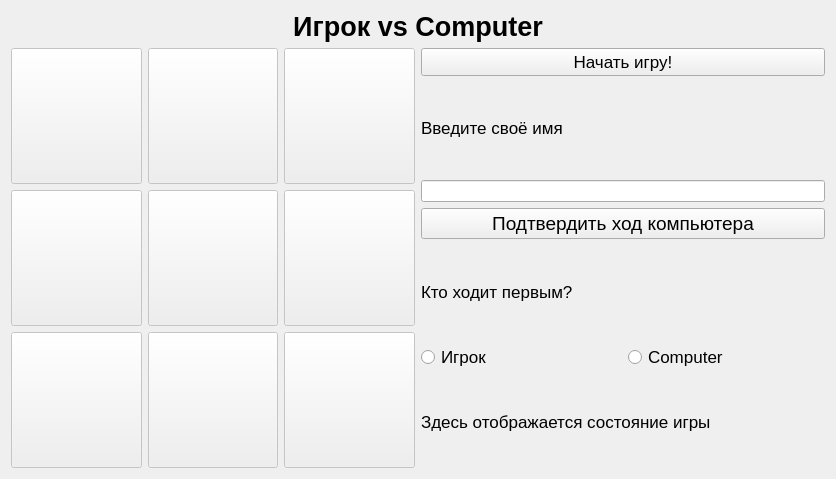
<?xml version="1.0" encoding="UTF-8"?>
<ui version="4.0">
 <class>window_pvc</class>
 <widget class="QDialog" name="window_pvc">
  <property name="geometry">
   <rect>
    <x>0</x>
    <y>0</y>
    <width>836</width>
    <height>479</height>
   </rect>
  </property>
  <property name="minimumSize">
   <size>
    <width>791</width>
    <height>479</height>
   </size>
  </property>
  <property name="windowTitle">
   <string>PlayerVsComputer</string>
  </property>
  <layout class="QVBoxLayout" name="verticalLayout_2">
   <item>
    <widget class="QLabel" name="label_5">
     <property name="font">
      <font>
       <pointsize>20</pointsize>
       <bold>true</bold>
       <kerning>true</kerning>
      </font>
     </property>
     <property name="text">
      <string>&lt;html&gt;&lt;head/&gt;&lt;body&gt;&lt;p align=&quot;center&quot;&gt;Игрок vs Computer&lt;/p&gt;&lt;/body&gt;&lt;/html&gt;</string>
     </property>
    </widget>
   </item>
   <item>
    <layout class="QHBoxLayout" name="horizontalLayout_2">
     <item>
      <layout class="QGridLayout" name="pole">
       <item row="2" column="2">
        <widget class="QPushButton" name="pushButton_9">
         <property name="enabled">
          <bool>false</bool>
         </property>
         <property name="sizePolicy">
          <sizepolicy hsizetype="Expanding" vsizetype="Expanding">
           <horstretch>0</horstretch>
           <verstretch>0</verstretch>
          </sizepolicy>
         </property>
         <property name="text">
          <string/>
         </property>
        </widget>
       </item>
       <item row="0" column="0">
        <widget class="QPushButton" name="pushButton">
         <property name="enabled">
          <bool>false</bool>
         </property>
         <property name="sizePolicy">
          <sizepolicy hsizetype="Expanding" vsizetype="Expanding">
           <horstretch>0</horstretch>
           <verstretch>0</verstretch>
          </sizepolicy>
         </property>
         <property name="text">
          <string/>
         </property>
        </widget>
       </item>
       <item row="0" column="1">
        <widget class="QPushButton" name="pushButton_2">
         <property name="enabled">
          <bool>false</bool>
         </property>
         <property name="sizePolicy">
          <sizepolicy hsizetype="Expanding" vsizetype="Expanding">
           <horstretch>0</horstretch>
           <verstretch>0</verstretch>
          </sizepolicy>
         </property>
         <property name="text">
          <string/>
         </property>
        </widget>
       </item>
       <item row="0" column="2">
        <widget class="QPushButton" name="pushButton_3">
         <property name="enabled">
          <bool>false</bool>
         </property>
         <property name="sizePolicy">
          <sizepolicy hsizetype="Expanding" vsizetype="Expanding">
           <horstretch>0</horstretch>
           <verstretch>0</verstretch>
          </sizepolicy>
         </property>
         <property name="text">
          <string/>
         </property>
        </widget>
       </item>
       <item row="1" column="2">
        <widget class="QPushButton" name="pushButton_6">
         <property name="enabled">
          <bool>false</bool>
         </property>
         <property name="sizePolicy">
          <sizepolicy hsizetype="Expanding" vsizetype="Expanding">
           <horstretch>0</horstretch>
           <verstretch>0</verstretch>
          </sizepolicy>
         </property>
         <property name="text">
          <string/>
         </property>
        </widget>
       </item>
       <item row="1" column="0">
        <widget class="QPushButton" name="pushButton_4">
         <property name="enabled">
          <bool>false</bool>
         </property>
         <property name="sizePolicy">
          <sizepolicy hsizetype="Expanding" vsizetype="Expanding">
           <horstretch>0</horstretch>
           <verstretch>0</verstretch>
          </sizepolicy>
         </property>
         <property name="text">
          <string/>
         </property>
        </widget>
       </item>
       <item row="1" column="1">
        <widget class="QPushButton" name="pushButton_5">
         <property name="enabled">
          <bool>false</bool>
         </property>
         <property name="sizePolicy">
          <sizepolicy hsizetype="Expanding" vsizetype="Expanding">
           <horstretch>0</horstretch>
           <verstretch>0</verstretch>
          </sizepolicy>
         </property>
         <property name="text">
          <string/>
         </property>
        </widget>
       </item>
       <item row="2" column="0">
        <widget class="QPushButton" name="pushButton_7">
         <property name="enabled">
          <bool>false</bool>
         </property>
         <property name="sizePolicy">
          <sizepolicy hsizetype="Expanding" vsizetype="Expanding">
           <horstretch>0</horstretch>
           <verstretch>0</verstretch>
          </sizepolicy>
         </property>
         <property name="text">
          <string/>
         </property>
        </widget>
       </item>
       <item row="2" column="1">
        <widget class="QPushButton" name="pushButton_8">
         <property name="enabled">
          <bool>false</bool>
         </property>
         <property name="sizePolicy">
          <sizepolicy hsizetype="Expanding" vsizetype="Expanding">
           <horstretch>0</horstretch>
           <verstretch>0</verstretch>
          </sizepolicy>
         </property>
         <property name="text">
          <string/>
         </property>
        </widget>
       </item>
      </layout>
     </item>
     <item>
      <layout class="QVBoxLayout" name="verticalLayout">
       <item>
        <widget class="QPushButton" name="begin">
         <property name="font">
          <font>
           <pointsize>13</pointsize>
          </font>
         </property>
         <property name="text">
          <string>Начать игру!</string>
         </property>
        </widget>
       </item>
       <item>
        <widget class="QLabel" name="label_2">
         <property name="font">
          <font>
           <pointsize>13</pointsize>
           <kerning>true</kerning>
          </font>
         </property>
         <property name="text">
          <string>Введите своё имя</string>
         </property>
        </widget>
       </item>
       <item>
        <widget class="QLineEdit" name="name_player_first"/>
       </item>
       <item>
        <widget class="QPushButton" name="submit">
         <property name="font">
          <font>
           <pointsize>14</pointsize>
          </font>
         </property>
         <property name="text">
          <string>Подтвердить ход компьютера</string>
         </property>
        </widget>
       </item>
       <item>
        <widget class="QLabel" name="label_4">
         <property name="font">
          <font>
           <pointsize>13</pointsize>
           <kerning>true</kerning>
          </font>
         </property>
         <property name="text">
          <string>Кто ходит первым?</string>
         </property>
        </widget>
       </item>
       <item>
        <layout class="QHBoxLayout" name="horizontalLayout">
         <property name="spacing">
          <number>10</number>
         </property>
         <item>
          <widget class="QRadioButton" name="choise_first">
           <property name="font">
            <font>
             <pointsize>13</pointsize>
            </font>
           </property>
           <property name="text">
            <string>Игрок</string>
           </property>
          </widget>
         </item>
         <item>
          <widget class="QRadioButton" name="choise_second">
           <property name="font">
            <font>
             <pointsize>13</pointsize>
            </font>
           </property>
           <property name="text">
            <string>Computer</string>
           </property>
          </widget>
         </item>
        </layout>
       </item>
       <item>
        <widget class="QLabel" name="state_of_game">
         <property name="font">
          <font>
           <pointsize>13</pointsize>
          </font>
         </property>
         <property name="text">
          <string>Здесь отображается состояние игры</string>
         </property>
        </widget>
       </item>
      </layout>
     </item>
    </layout>
   </item>
  </layout>
 </widget>
 <resources/>
 <connections/>
</ui>
